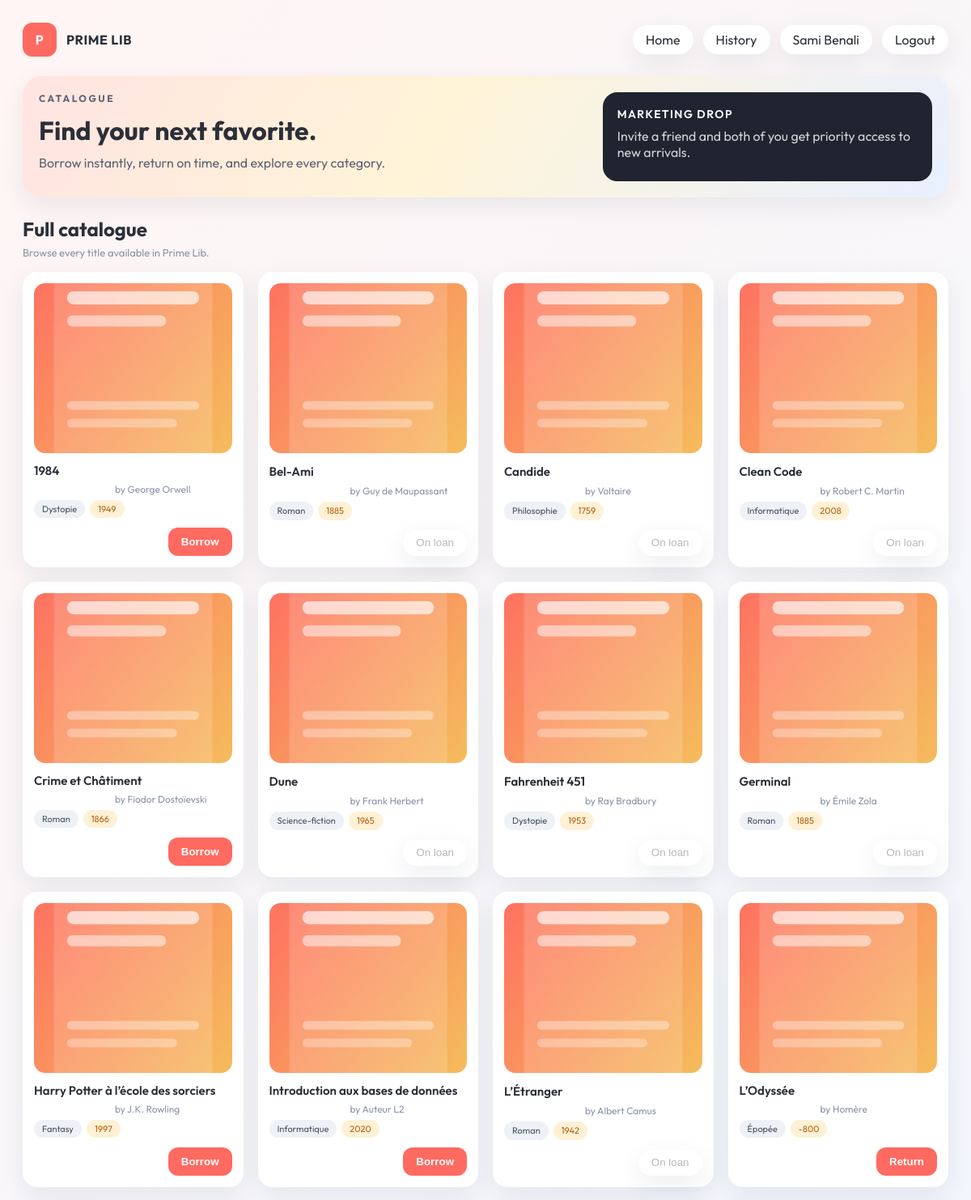
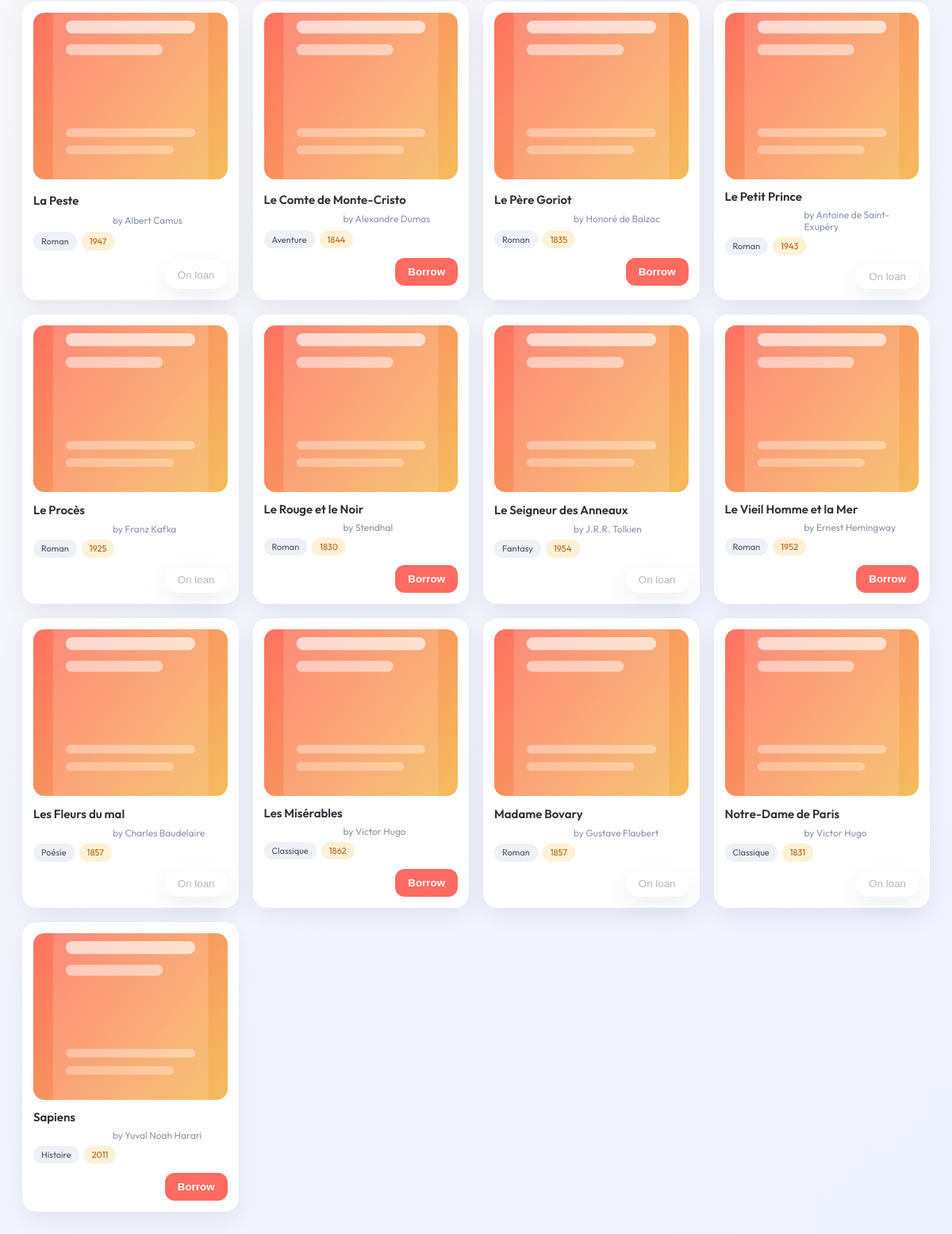
/pages/reader/catalogue.php (signed in), run on the app's committed database (2 pictures, top to bottom).
### tables this page shows
CREATE TABLE livre (
  id_livre INT AUTO_INCREMENT PRIMARY KEY,
  titre  VARCHAR(200) NOT NULL,
  auteur VARCHAR(150) NOT NULL,
  genre  VARCHAR(80),
  annee_publication INT,
  etat_disponibilite VARCHAR(30) NOT NULL,  
  cover_url VARCHAR(255) NULL,

  id_admin INT,  
  CONSTRAINT fk_livre_admin
    FOREIGN KEY (id_admin) REFERENCES admin(id_admin)
    ON UPDATE CASCADE
    ON DELETE SET NULL
);

### includes/auth.php (called while the page is built, shortened)
<?php
function auth_user(): ?array
{
    return $_SESSION['auth_user'] ?? null;
}
?>

### pages/reader/catalogue.php (the view, shortened to what this page needs)
<?php
require_once __DIR__ . '/../../includes/auth.php';
$authUser = auth_user();
$authDisplayName = trim((string)($authUser['prenom'] ?? '') . ' ' . (string)($authUser['nom'] ?? ''));
$userId = (int)($authUser['id'] ?? 0);
function e(string $value): string {
  return htmlspecialchars($value, ENT_QUOTES, 'UTF-8');
}
$activeLoanMap = [];
$stmt = $conn->prepare('SELECT id_emprunt, id_livre FROM emprunt WHERE id_utilisateur = ? AND date_retour_effective IS NULL');
$stmt->bind_param('i', $userId);
$stmt->execute();
$result = $stmt->get_result();
if ($result) {
  while ($row = $result->fetch_assoc()) {
    $activeLoanMap[(int)$row['id_livre']] = (int)$row['id_emprunt'];
  }
}
$books = [];
$bookSql = 'SELECT id_livre, titre, auteur, genre, annee_publication, etat_disponibilite, cover_url FROM livre ORDER BY titre';
$bookResult = $conn->query($bookSql);
if ($bookResult) {
  while ($row = $bookResult->fetch_assoc()) {
    $books[] = $row;
  }
}
?>
<!DOCTYPE html>
<html lang="en">
<head>
  <link rel="stylesheet" href="../../Assets/css/styles.css" />
</head>
<body class="reader-body">
  <main class="reader-shell">
    <header class="reader-topbar">
      <div class="brand">
        <div class="brand-icon">P</div>
        <div class="brand-text">
          <div class="brand-name">PRIME LIB</div>
        </div>
      </div>
      <div class="top-actions">
        <a class="pill" href="dashboard.php">Home</a>
        <a class="pill" href="mes_emprunts.php">History</a>
        <span class="pill" style="cursor:default;"><?= e($authDisplayName !== '' ? $authDisplayName : 'Reader') ?></span>
        <a class="pill" href="../../logout.php">Logout</a>
      </div>
    </header>
    <section class="reader-hero compact">
      <div class="reader-hero-content">
        <p class="reader-hero-tag">CATALOGUE</p>
        <h1>Find your next favorite.</h1>
        <p>Borrow instantly, return on time, and explore every category.</p>
      </div>
      <div class="reader-hero-card compact">
        <div class="hero-card-title">Marketing drop</div>
        <div class="hero-card-body">
          <p>Invite a friend and both of you get priority access to new arrivals.</p>
        </div>
      </div>
    </section>
    <section class="reader-section">
      <div class="reader-section-head">
        <div>
          <h2>Full catalogue</h2>
          <p>Browse every title available in Prime Lib.</p>
        </div>
      </div>
      <div class="book-grid">
        <?php foreach ($books as $book): ?>
          <?php
            $bookId = (int)$book['id_livre'];
            $status = (string)$book['etat_disponibilite'];
            $cover = (string)($book['cover_url'] ?? '');
            $coverSrc = $cover !== '' ? $cover : '../../Assets/images/book-placeholder.svg';
            $activeLoanId = $activeLoanMap[$bookId] ?? null;
          ?>
          <article class="book-card">
            <img class="book-cover" src="<?= e($coverSrc) ?>" alt="<?= e((string)$book['titre']) ?>" onerror="this.src='../../Assets/images/book-placeholder.svg';" />
            <div class="book-meta">
              <div class="book-title"><?= e((string)$book['titre']) ?></div>
              <div class="book-author">by <?= e((string)$book['auteur']) ?></div>
              <div class="book-tags">
                <span class="tag"><?= e((string)($book['genre'] ?? 'General')) ?></span>
                <span class="tag soft"><?= e((string)($book['annee_publication'] ?? '')) ?></span>
              </div>
            </div>
            <div class="book-actions">
              <?php if ($activeLoanId): ?>
                <form method="post" action="../../actions/reader/return.php">
                  <button class="primary" type="submit">Return</button>
                </form>
              <?php elseif ($status === 'disponible'): ?>
                <form method="post" action="../../actions/reader/borrow.php">
                  <button class="primary" type="submit">Borrow</button>
                </form>
              <?php else: ?>
                <button class="pill" type="button" disabled>On loan</button>
              <?php endif; ?>
            </div>
          </article>
        <?php endforeach; ?>
      </div>
    </section>
  </main>
</body>
</html>

### Assets/css/styles.css (style rules this page uses)
:root { --bg: #f6f7fb; --card: #ffffff; --text: #2b2f38; --muted: #8a93a7; --accent: #ff6a61; --blue: #4c7cff; --green: #1ec98b; --gold: #f4c45c; --teal: #18c0b5; --shadow: 0 10px 30px rgba(31, 38, 67, 0.08); --radius: 18px; }
* { box-sizing: border-box; }
body a { text-decoration: none; color: inherit; }
body { margin: 0; font-family: 'Outfit', sans-serif; color: var(--text); background: radial-gradient(circle at 20% 0%, #ffffff 0%, var(--bg) 60%); }
body.reader-body { background: linear-gradient(135deg, #fff5f4 0%, #f6f7fb 45%, #eef2ff 100%); }
.brand { display: flex; align-items: center; gap: 12px; font-weight: 700; letter-spacing: 0.04em; }
.brand-icon { width: 42px; height: 42px; border-radius: 12px; background: var(--accent); color: #fff; display: grid; place-items: center; font-weight: 700; }
.top-actions { display: flex; gap: 12px; }
.primary { border: none; background: var(--accent); color: #fff; padding: 10px 16px; border-radius: 12px; font-weight: 600; cursor: pointer; }
.pill, .user-pill { border: none; background: #ffffff; border-radius: 999px; padding: 8px 16px; display: flex; align-items: center; gap: 10px; box-shadow: var(--shadow); cursor: pointer; }
.book-author { color: var(--muted); font-size: 12px; padding-left: 100px; }
.reader-shell { max-width: 1200px; margin: 0 auto; padding: 28px 28px 60px; display: grid; gap: 24px; }
.reader-topbar { display: flex; justify-content: space-between; align-items: center; gap: 16px; }
.reader-hero { display: grid; grid-template-columns: minmax(0, 1.3fr) minmax(0, 0.7fr); gap: 18px; padding: 26px; border-radius: 24px; background: linear-gradient(120deg, #ffe4e2 0%, #fff4d8 45%, #e8f0ff 100%); box-shadow: var(--shadow); }
.reader-hero.compact { grid-template-columns: minmax(0, 1fr) minmax(0, 0.6fr); padding: 20px; }
.reader-hero-tag { font-size: 12px; letter-spacing: 0.2em; font-weight: 700; color: #ff5b53; margin: 0 0 12px; }
.reader-hero h1 { margin: 0 0 10px; font-size: 32px; }
.reader-hero p { margin: 0 0 12px; color: #5c6372; }
.reader-hero-card { background: #1f2430; color: #ffffff; padding: 18px; border-radius: 18px; display: grid; gap: 8px; align-content: center; }
.reader-hero-card.compact { align-content: start; }
.hero-card-title { font-weight: 600; font-size: 14px; text-transform: uppercase; letter-spacing: 0.1em; }
.hero-card-body p { margin: 0 0 8px; color: rgba(255, 255, 255, 0.8); }
.reader-section { display: grid; gap: 16px; }
.reader-section-head { display: flex; justify-content: space-between; align-items: flex-end; gap: 12px; }
.reader-section-head h2 { margin: 0; }
.reader-section-head p { margin: 6px 0 0; color: var(--muted); font-size: 13px; }
.book-grid { display: grid; grid-template-columns: repeat(auto-fill, minmax(220px, 1fr)); gap: 18px; }
.book-card { background: #ffffff; border-radius: 18px; padding: 14px; box-shadow: var(--shadow); display: grid; gap: 12px; }
.book-cover { width: 100%; height: 210px; object-fit: cover; border-radius: 14px; }
.book-meta { display: grid; gap: 6px; }
.book-title { font-weight: 600; font-size: 15px; }
.book-tags { display: flex; flex-wrap: wrap; gap: 6px; }
.tag { display: inline-flex; align-items: center; padding: 4px 10px; border-radius: 999px; background: #eef1f6; font-size: 11px; color: #4b5363; }
.tag.soft { background: #fff1d6; color: #b85e0a; }
.book-actions { display: flex; justify-content: flex-end; }
.book-actions form { margin: 0; }

### data on the page
livre: titre "1984", auteur "George Orwell", genre "Dystopie", annee_publication "1949"
livre: titre "Bel-Ami", auteur "Guy de Maupassant", genre "Roman", annee_publication "1885", etat_disponibilite "On loan"
livre: titre "Candide", auteur "Voltaire", genre "Philosophie", annee_publication "1759", etat_disponibilite "On loan"
livre: titre "Clean Code", auteur "Robert C. Martin", genre "Informatique", annee_publication "2008", etat_disponibilite "On loan"
livre: titre "Crime et Châtiment", auteur "Fiodor Dostoïevski", genre "Roman", annee_publication "1866"
livre: titre "Dune", auteur "Frank Herbert", genre "Science-fiction", annee_publication "1965", etat_disponibilite "On loan"
livre: titre "Fahrenheit 451", auteur "Ray Bradbury", genre "Dystopie", annee_publication "1953", etat_disponibilite "On loan"
livre: titre "Germinal", auteur "Émile Zola", genre "Roman", annee_publication "1885", etat_disponibilite "On loan"
livre: titre "Harry Potter à l’école des sorciers", auteur "J.K. Rowling", genre "Fantasy", annee_publication "1997"
livre: titre "Introduction aux bases de données", auteur "Auteur L2", genre "Informatique", annee_publication "2020"
livre: titre "L’Étranger", auteur "Albert Camus", genre "Roman", annee_publication "1942", etat_disponibilite "On loan"
livre: titre "L’Odyssée", auteur "Homère", genre "Épopée", annee_publication "-800"
livre: titre "La Peste", auteur "Albert Camus", genre "Roman", annee_publication "1947", etat_disponibilite "On loan"
livre: titre "Le Comte de Monte-Cristo", auteur "Alexandre Dumas", genre "Aventure", annee_publication "1844"
livre: titre "Le Père Goriot", auteur "Honoré de Balzac", genre "Roman", annee_publication "1835"
livre: titre "Le Petit Prince", auteur "Antoine de Saint-Exupéry", genre "Roman", annee_publication "1943", etat_disponibilite "On loan"
livre: titre "Le Procès", auteur "Franz Kafka", genre "Roman", annee_publication "1925", etat_disponibilite "On loan"
livre: titre "Le Rouge et le Noir", auteur "Stendhal", genre "Roman", annee_publication "1830"
livre: titre "Le Seigneur des Anneaux", auteur "J.R.R. Tolkien", genre "Fantasy", annee_publication "1954", etat_disponibilite "On loan"
livre: titre "Le Vieil Homme et la Mer", auteur "Ernest Hemingway", genre "Roman", annee_publication "1952"
livre: titre "Les Fleurs du mal", auteur "Charles Baudelaire", genre "Poésie", annee_publication "1857", etat_disponibilite "On loan"
livre: titre "Les Misérables", auteur "Victor Hugo", genre "Classique", annee_publication "1862"
livre: titre "Madame Bovary", auteur "Gustave Flaubert", genre "Roman", annee_publication "1857", etat_disponibilite "On loan"
livre: titre "Notre-Dame de Paris", auteur "Victor Hugo", genre "Classique", annee_publication "1831", etat_disponibilite "On loan"
livre: titre "Sapiens", auteur "Yuval Noah Harari", genre "Histoire", annee_publication "2011"

### other printed values
$authDisplayName !== '' ? $authDisplayName : 'Reader' "Sami Benali"
